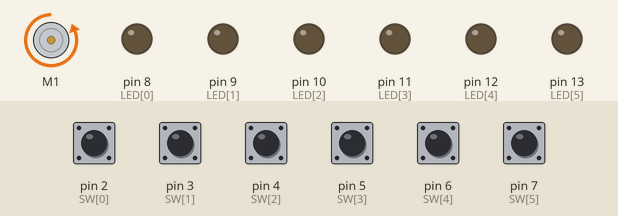
The sketch below on a simulated Arduino Uno, built with avr-gcc and run on an emulated ATmega328P. On the bench: DC motor (green arrow = forward, orange = backward, longer = faster), output pins drawn as LEDs (lit = HIGH). The inputs (shaded band) are chosen by the test bench; at power-on: pin 2 (SW[0]), pin 3 (SW[1]), pin 4 (SW[2]), pin 5 (SW[3]), pin 6 (SW[4]), pin 7 (SW[5]) HIGH. What the sketch prints to the serial monitor is not drawn.

Above: at 1.2 s.
1.3 s: pin 2 (SW[0]) pulled LOW for 0.15 s
Timing chart, 0 to 4.3 s (numbered marks = the images above; inputs shaded):
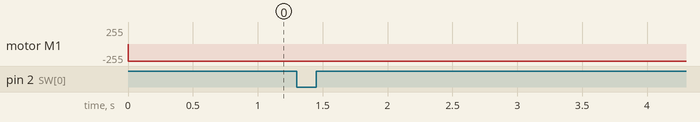

The sketch:

bounce2.ino
```cpp
#include <Bounce2.h>

#include <Wire.h>
#include <Adafruit_MotorShield.h>

Adafruit_MotorShield AFMS = Adafruit_MotorShield();
Adafruit_DCMotor *M1 = AFMS.getMotor(1);
int M1s; // Motor_1_speed

int phase; // 0 := at begining, 1 := ramping up, 2:= full speed forward, 3:= ramping down, 4 := at end,
// 5:= ramping up, 6:= full speed back, 7 := ramping down,
int i; // all perpuse iterator

unsigned long t; // time since commencment
unsigned long last; // time since last count
int interval = 50; // count interval


int SW[] = {2,3,4,5,6,7};
int LED[] = {8,9,10,11,12,13};
int nSW = sizeof(SW) / sizeof(int);
int nLED = sizeof(LED) / sizeof(int);
int ramp;

Bounce * buttons = new Bounce[nSW];

void setup() {
  Serial.begin(9600);
  Serial.println("Begining setup");
  AFMS.begin();

  for(i = 0; i < nSW; i++) {
//    pinMode(SW[i], INPUT_PULLUP);
    buttons[i].attach(SW[i], INPUT_PULLUP);
    buttons[1].interval(1);
  }
  for(i = 0; i < nLED; i++) {
    pinMode(LED[i], OUTPUT);
  }
//  phase = 0;
  M1->run(BACKWARD);
  M1->setSpeed(255);

  Serial.println("Setup complete (bounce)");
}

void loop() {
  for(i = 0; i < nSW; i++) {
    buttons[i].update();
    if(buttons[i].fell() ) {
      Serial.println(i);
    }
  }
}
```

Measured:
- after the input at 1.3 s, every drawn part: stays the same
